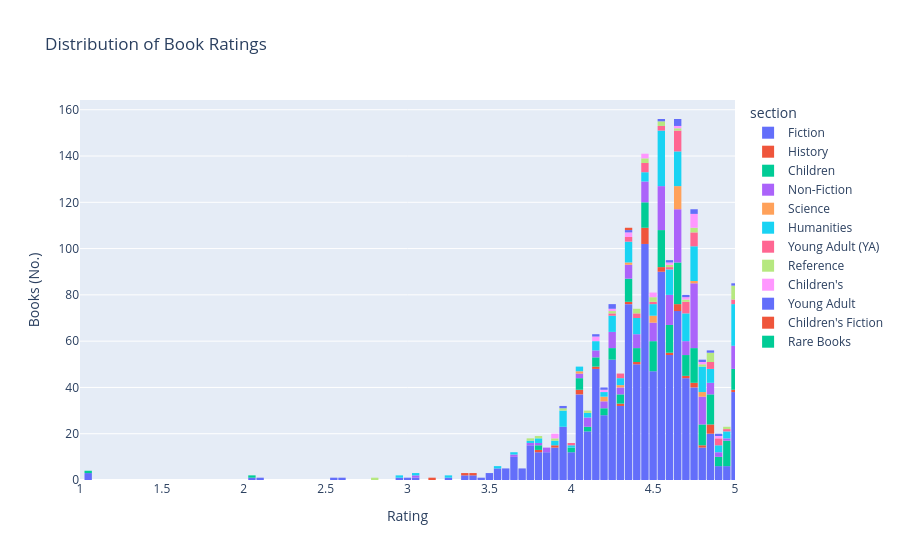

The code cell stored with this chart in its notebook:
### Markdown cell above
## Interaktivni histogram pomocu Plotly-a

### Code cell
import pandas as pd
import plotly.express as px
 
df = pd.read_csv("books.csv")
 
fig = px.histogram(df, x="rating", color="section", title="Distribution of Book Ratings")

fig.update_layout(xaxis_title="Rating", yaxis_title="Books (No.)", xaxis_range=[1, 5], bargap=0.1)
fig.show()

### Figure 1 — Plotly figure (JSON) as saved in the notebook; plotly's stock layout.template omitted (floating-point values rounded to 4 significant figures; data arrays with more than 128 entries replaced by an {"elided": "..."} marker saying what was removed)
{"data": [{"bingroup": "x", "hovertemplate": "section=Fiction<br>rating=%{x}<br>count=%{y}<extra></extra>", "legendgroup": "Fiction", "marker": {"color": "#636efa", "pattern": {"shape": ""}}, "name": "Fiction", "orientation": "v", "showlegend": true, "type": "histogram", "x": {"elided": "1148 float values"}, "xaxis": "x", "yaxis": "y"}, {"bingroup": "x", "hovertemplate": "section=History<br>rating=%{x}<br>count=%{y}<extra></extra>", "legendgroup": "History", "marker": {"color": "#EF553B", "pattern": {"shape": ""}}, "name": "History", "orientation": "v", "showlegend": true, "type": "histogram", "x": [NaN, 5.0, 4.62, 4.39, NaN, 4.55, 4.63, 4.65, NaN, 4.06, 4.46, NaN, NaN, 4.13, 4.83, 3.39, 4.29, 4.46, 4.87, 4.46, 4.46, 4.72, 3.78, 3.35, 3.91, 4.83, 4.45, 4.86, 4.43, 4.75, 3.15, 4.54, 4.64, 4.47, NaN, 4.81, 4.34, 4.05, 4.77], "xaxis": "x", "yaxis": "y"}, {"bingroup": "x", "hovertemplate": "section=Children<br>rating=%{x}<br>count=%{y}<extra></extra>", "legendgroup": "Children", "marker": {"color": "#00cc96", "pattern": {"shape": ""}}, "name": "Children", "orientation": "v", "showlegend": true, "type": "histogram", "x": {"elided": "212 float values"}, "xaxis": "x", "yaxis": "y"}, {"bingroup": "x", "hovertemplate": "section=Non-Fiction<br>rating=%{x}<br>count=%{y}<extra></extra>", "legendgroup": "Non-Fiction", "marker": {"color": "#ab63fa", "pattern": {"shape": ""}}, "name": "Non-Fiction", "orientation": "v", "showlegend": true, "type": "histogram", "x": {"elided": "215 float values"}, "xaxis": "x", "yaxis": "y"}, {"bingroup": "x", "hovertemplate": "section=Science<br>rating=%{x}<br>count=%{y}<extra></extra>", "legendgroup": "Science", "marker": {"color": "#FFA15A", "pattern": {"shape": ""}}, "name": "Science", "orientation": "v", "showlegend": true, "type": "histogram", "x": [4.63, 4.64, 4.67, 4.21, NaN, NaN, NaN, 4.33, NaN, 4.67, 4.03, NaN, 4.65, 4.49, 4.19, NaN, 4.64, 4.63, 4.65, 4.49, 4.52, 4.82, 4.66, NaN, 4.77, 4.63, 4.78, 4.28], "xaxis": "x", "yaxis": "y"}, {"bingroup": "x", "hovertemplate": "section=Humanities<br>rating=%{x}<br>count=%{y}<extra></extra>", "legendgroup": "Humanities", "marker": {"color": "#19d3f3", "pattern": {"shape": ""}}, "name": "Humanities", "orientation": "v", "showlegend": true, "type": "histogram", "x": {"elided": "234 float values"}, "xaxis": "x", "yaxis": "y"}, {"bingroup": "x", "hovertemplate": "section=Young Adult (YA)<br>rating=%{x}<br>count=%{y}<extra></extra>", "legendgroup": "Young Adult (YA)", "marker": {"color": "#FF6692", "pattern": {"shape": ""}}, "name": "Young Adult (YA)", "orientation": "v", "showlegend": true, "type": "histogram", "x": [4.57, 4.73, 4.72, 4.44, 4.43, 4.64, 4.26, 4.83, NaN, 4.37, 4.29, 4.65, 4.98, 4.65, 4.85, 4.67, 4.96, 4.29, 4.74, 4.77, 4.65, 4.91, NaN, 4.76, 4.89, 4.52, 4.73, 5.0, 4.62, 4.41, 4.88, 4.37, 4.72, 4.64, 4.67, 4.65, 4.41, 4.72, 4.72, 3.98, 4.55, 4.83, 4.76, 4.72, NaN, 4.64, 4.47, 4.47], "xaxis": "x", "yaxis": "y"}, {"bingroup": "x", "hovertemplate": "section=Reference<br>rating=%{x}<br>count=%{y}<extra></extra>", "legendgroup": "Reference", "marker": {"color": "#B6E880", "pattern": {"shape": ""}}, "name": "Reference", "orientation": "v", "showlegend": true, "type": "histogram", "x": [5.0, NaN, NaN, 3.74, 4.45, 4.53, 5.0, 4.52, 4.87, 4.86, 4.85, 4.54, NaN, 4.72, NaN, 5.0, NaN, 4.86, 3.88, 4.74, NaN, 4.43, NaN, NaN, 4.39, 2.81, 5.0, 4.24, NaN, 4.96, 4.63, 4.79, NaN, 5.0, NaN, NaN, NaN, 4.49, NaN, NaN, NaN, 5.0, 4.12, 3.79, NaN, NaN, 4.42, 3.93, 4.73, 4.62, NaN, NaN], "xaxis": "x", "yaxis": "y"}, {"bingroup": "x", "hovertemplate": "section=Children's<br>rating=%{x}<br>count=%{y}<extra></extra>", "legendgroup": "Children's", "marker": {"color": "#FF97FF", "pattern": {"shape": ""}}, "name": "Children's", "orientation": "v", "showlegend": true, "type": "histogram", "x": [4.88, 4.13, 4.16, 4.34, 4.22, 4.65, 4.26, 3.88, 4.72, 4.76, 4.74, 4.62, 4.43, 4.44, 4.48, 4.74, 3.92, 4.49, 4.33, 4.77, 4.79, 4.76, 4.74], "xaxis": "x", "yaxis": "y"}, {"bingroup": "x", "hovertemplate": "section=Young Adult<br>rating=%{x}<br>count=%{y}<extra></extra>", "legendgroup": "Young Adult", "marker": {"color": "#636efa", "pattern": {"shape": ""}}, "name": "Young Adult", "orientation": "v", "showlegend": true, "type": "histogram", "x": [NaN, 4.65, 4.68, 4.67, 4.77, 4.73, 4.25, 4.99, 4.36, 4.25, 4.66, 4.54, 4.17, 3.95, 4.88, 4.78, 4.83, 4.62, 4.19, NaN], "xaxis": "x", "yaxis": "y"}, {"bingroup": "x", "hovertemplate": "section=Children's Fiction<br>rating=%{x}<br>count=%{y}<extra></extra>", "legendgroup": "Children's Fiction", "marker": {"color": "#EF553B", "pattern": {"shape": ""}}, "name": "Children's Fiction", "orientation": "v", "showlegend": true, "type": "histogram", "x": [4.33], "xaxis": "x", "yaxis": "y"}, {"bingroup": "x", "hovertemplate": "section=Rare Books<br>rating=%{x}<br>count=%{y}<extra></extra>", "legendgroup": "Rare Books", "marker": {"color": "#00cc96", "pattern": {"shape": ""}}, "name": "Rare Books", "orientation": "v", "showlegend": true, "type": "histogram", "x": [NaN, NaN, NaN, NaN, NaN, NaN, NaN, NaN, NaN, NaN, NaN, NaN], "xaxis": "x", "yaxis": "y"}], "layout": {"bargap": 0.1, "barmode": "relative", "legend": {"title": {"text": "section"}, "tracegroupgap": 0}, "title": {"text": "Distribution of Book Ratings"}, "xaxis": {"anchor": "y", "domain": [0, 1], "range": [1, 5], "title": {"text": "Rating"}}, "yaxis": {"anchor": "x", "domain": [0, 1], "title": {"text": "Books (No.)"}}}}
